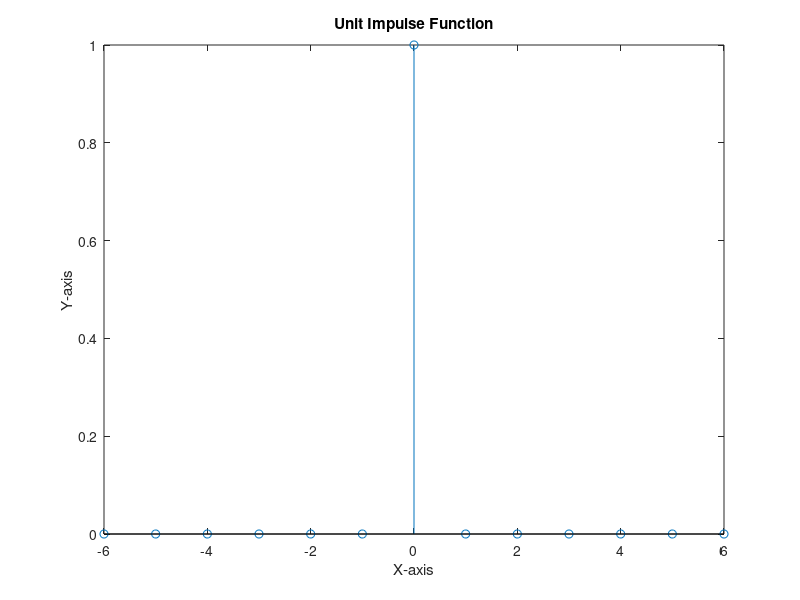

This figure's MATLAB source:
%% Unit impulse function

x = [-6:1:+6];
unit_impulse_func = x == 0;
stem(x, unit_impulse_func)
title("Unit Impulse Function")
xlabel("X-axis")
ylabel("Y-axis")

